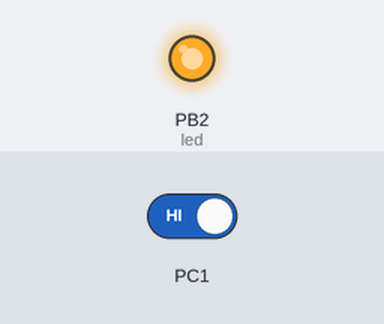
The program below on a simulated ATmega328P, built with avr-gcc and emulated at 16 MHz. Shown: output pins drawn as LEDs (lit = HIGH). The test bench sets the inputs (shaded band); at power-on: PC1 HIGH.

Above: at 1.2 s.
1.3 s: PC1 driven LOW
At 2.4 s:
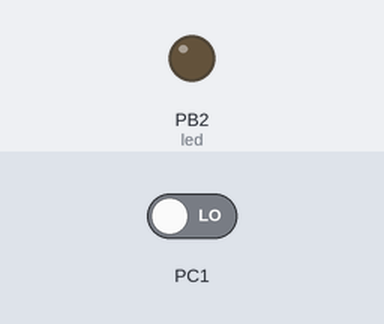
2.8 s: PC1 driven HIGH
At 4.3 s:
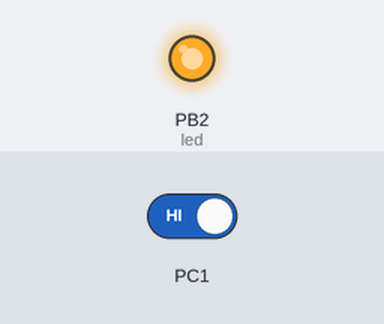
Timing chart, 0 to 5.8 s (numbered marks = the images above; inputs shaded):
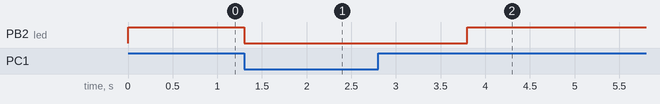

The program:

main.c
```c
/*
 * This C code generates a 1.25s pulse when a push down switch is pressed. The switch (S2) is
 * pressed it creates a pulse that is demonstrated by using an LED. The LED turns on for
 * about 1.25 seconds, which is the requirement for this assignment.
 *
 *
 * AD2A_C2.c
 *
 * Created: 3/2/2019 1:24:19 PM
 * Author : Francisco Mata Carlos
 */


#define F_CPU 16000000UL   /* clock runs at 16 MHz*/

#include <avr/io.h>
#include <util/delay.h>

int main(void)
{
	/* set PORTB2 for output */
	DDRB |= (1<<2);
	PORTB |=(1<<2); // led off
	/* set PORTC2 for input */
	DDRC &= (0<<2);
	PORTC |=(1<<2);  //enable pull-up


    while (1) {
		if (!(PINC & (1<<PINC1))) //checking if pinc is high and complement
		{
			PORTB &= ~(1<<2); // turn led on because sending a zero to the connection
			_delay_ms(1250);  // 1.25s delay
		}

		else
			PORTB |= (1<<2); // keep PORTB2 high
	}
    return 0;
}
```

Measured:
- after the input at 1.3 s, PB2 (led): HIGH → LOW at once
- after the input at 2.8 s, PB2 (led): LOW → HIGH after 1.0 s
